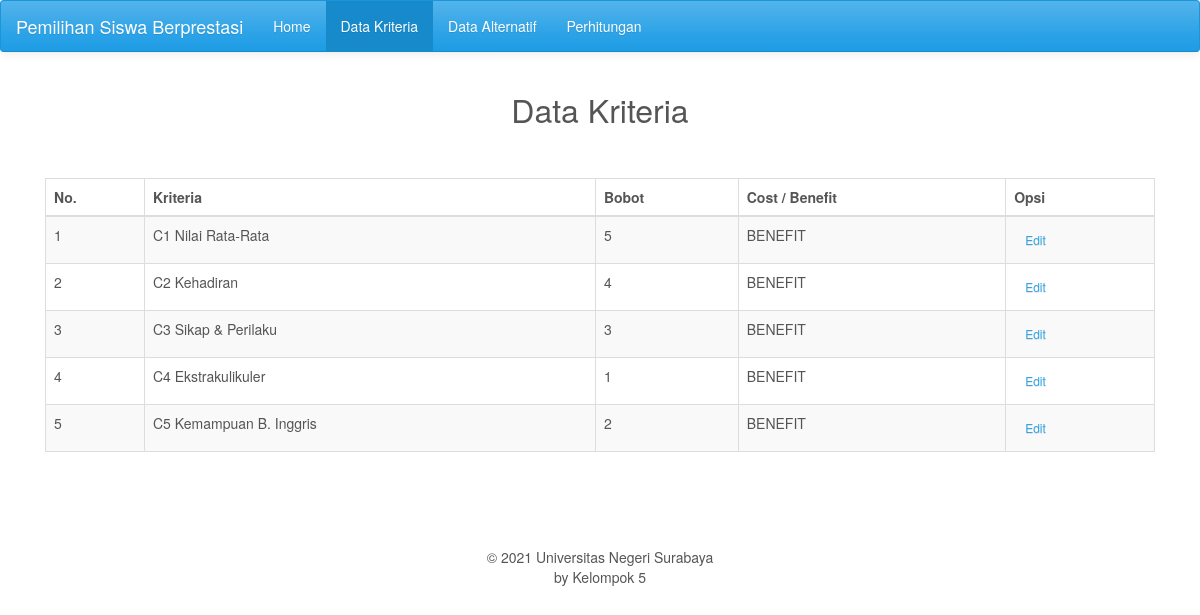
Page /kriteria.php on the committed database.
### tables this page shows
CREATE TABLE `kriteria` (
  `id_kriteria` varchar(20) NOT NULL,
  `kriteria` varchar(25) DEFAULT NULL,
  `kepentingan` varchar(20) NOT NULL,
  `cost_benefit` varchar(20) NOT NULL
);

### kriteria.php (the view, shortened to what this page needs)
<?php
	include('configdb.php');
?>
<!DOCTYPE html>
<html lang="en"><head><meta http-equiv="Content-Type" content="text/html; charset=UTF-8">
	<link href="ui/css/cerulean.min.css" rel="stylesheet">
	<link rel="stylesheet" type="text/css" href="ui/css/datatables/dataTables.bootstrap.css">
  </head>
  <body>
	<div id="wrapper">
      <nav class="navbar navbar-default">
        <div class="container-fluid">
          <div class="navbar-header">
            <a class="navbar-brand" href="#">Pemilihan Siswa Berprestasi</a>
          </div>
          <div id="navbar" class="navbar-collapse collapse">
            <ul class="nav navbar-nav">
              <li><a href="index.php">Home</a></li>
              <li class="active"><a href="kriteria.php">Data Kriteria</a></li>
              <li><a href="alternatif.php">Data Alternatif</a></li>
              <li><a href="perhitungan.php">Perhitungan</a></li>
			</ul>
          </div>
        </div>
      </nav>
	  <div class="container">
		    <?php
							$kriteria = $mysqli->query("select * from kriteria");
		    ?>
		  	<div class="panel-body table-responsive">
		  	<center><font size="6">Data Kriteria<br><br></font></center>
			<table id="example" class="table table-striped table-bordered" cellspacing="0" width="100%">
			<thead>
				<tr>
					<th>No.</th>
					<th>Kriteria</th>
					<th>Bobot</th>
					<th>Cost / Benefit</th>
					<th>Opsi</th>
				</tr>
			</thead>
			<tbody>
				<?php
					$i = 1;
					while ($row = $kriteria->fetch_assoc()) {
						echo '<tr>';
						echo '<td>'.$i++.'</td>';
						echo '<td>'.ucwords($row["kriteria"]).'</td>';
						echo '<td>'.$row["kepentingan"].'</td>';
						echo '<td class="text-uppercase">'.$row["cost_benefit"].'</td>';
						echo '<td>';
				?>
					<a href="edit-kriteria.php?id=<?php echo $row["id_kriteria"];?>" class="btn btn-secondary btn-sm"><i class="fa fa-pencil"></i> Edit</a>
				<?php
					echo '</tr>';
					}
				?>
			</tbody>
			</table>
		  </div>
		</div>
		</div>
    <footer>
      <center>
	  <br>
	  <br>
	  <br>
        <div class="footer-bottom">
		<p>&copy; 2021 Universitas Negeri Surabaya <br>by Kelompok 5</p>
        </div>
    </footer></center>
</body></html>

### rows in the picture
kriteria: kriteria "C1 Nilai Rata-Rata", kepentingan "5", cost_benefit "BENEFIT"
kriteria: kriteria "C2 Kehadiran", kepentingan "4", cost_benefit "BENEFIT"
kriteria: kriteria "C3 Sikap & Perilaku", kepentingan "3", cost_benefit "BENEFIT"
kriteria: kriteria "C4 Ekstrakulikuler", kepentingan "1", cost_benefit "BENEFIT"
kriteria: kriteria "C5 Kemampuan B. Inggris", kepentingan "2", cost_benefit "BENEFIT"
